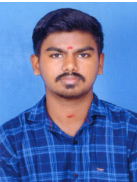
#> input picture ex1/photo.png, 137 x 182 px, found by its file name
$ python q7.py
#> lines starting #> are read from the running program, lines starting #| are printed output that depends on the picture
# -*- coding: utf-8 -*-
"""
Created on Wed Jul 10 11:58:34 2024

@author: Administrator
"""

import cv2
import matplotlib.pyplot as plt

img = cv2.imread("D:/photo.png", cv2.IMREAD_COLOR)
#> img is the input picture: shape (182, 137, 3); mean B, G, R 174.7, 116, 88.9

(h, w) = img.shape[:2]
#> h = 182; w = 137
center = (w // 2, h // 2)
#> center = (68, 91)
M = cv2.getRotationMatrix2D(center, 50, 1.0)
rotated_img = cv2.warpAffine(img, M, (w, h))
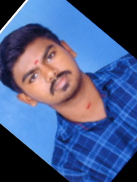
#> rotated_img: shape (182, 137, 3); mean B, G, R 134.8, 90.9, 73.6

flipped_horizontally = cv2.flip(img, 1)
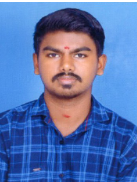
#> flipped_horizontally: shape (182, 137, 3); mean B, G, R 174.7, 116, 88.9

flipped_vertically = cv2.flip(img, 0)
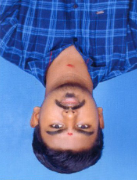
#> flipped_vertically: shape (182, 137, 3); mean B, G, R 174.7, 116, 88.9

plt.figure(figsize=(20, 5))

plt.subplot(141)
plt.imshow(cv2.cvtColor(img, cv2.COLOR_BGR2RGB))
plt.title('Original Image')
plt.axis('off')

plt.subplot(142)
plt.imshow(cv2.cvtColor(rotated_img, cv2.COLOR_BGR2RGB))
plt.title('Rotated Image (45 degrees)')
plt.axis('off')

plt.subplot(143)
plt.imshow(cv2.cvtColor(flipped_horizontally, cv2.COLOR_BGR2RGB))
plt.title('Flipped Horizontally')
plt.axis('off')

plt.subplot(144)
plt.imshow(cv2.cvtColor(flipped_vertically, cv2.COLOR_BGR2RGB))
plt.title('Flipped Vertically')
plt.axis('off')

plt.show()
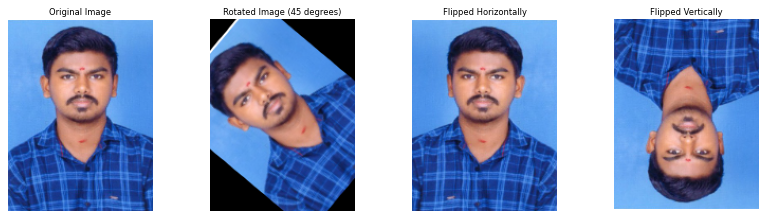
#> figure drawn by matplotlib, 4 panels
